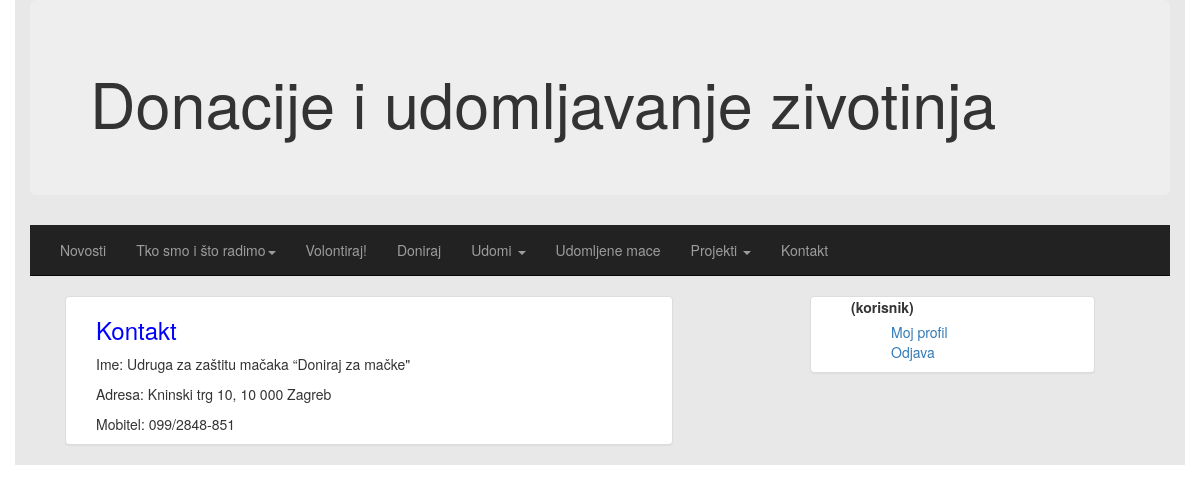
Screenshot of /kontakt.php with the database file from the repository.
### tables this page shows
CREATE TABLE `kontakt` (
  `id` int(11) NOT NULL,
  `naslov` varchar(128) NOT NULL,
  `adresa` varchar(128) NOT NULL,
  `mobitel` varchar(128) NOT NULL,
  `email` varchar(128) NOT NULL
);

### kontakt.php (the view, shortened to what this page needs)
<!DOCTYPE html>
<html>
<head>
  <link rel="stylesheet" href="http://maxcdn.bootstrapcdn.com/bootstrap/3.3.4/css/bootstrap.min.css">
</head>
<body>
<div class="container" style="background-color:#E8E8E8">
  <div class="jumbotron">
    <h1>Donacije i udomljavanje zivotinja</h1>
  </div>
   <div class="navbar navbar-inverse navbar-static-top" role="navigation">
	   <div class="container">
    <div class="navbar-collapse collapse">
     <ul class="nav navbar-nav navbar-center">
       <li clas="active"><a href="index.php">Novosti</a></li>
       <li class="dropdown">
         <a href="#" class="dropdown-toggle" data-toggle="dropdown">Tko smo i što radimo<b class="caret"></b></a>
       </li>
       <li clas="active"><a href="volontiraj.php">Volontiraj!</a></li>
       <li clas="active"><a href="#">Doniraj</a></li>
       <li class="dropdown">
        <a href="#" class="dropdown-toggle" data-toggle="dropdown">Udomi <b class="caret"></b></a>
       </li>
       <li><a href="#">Udomljene mace</a></li>
       <li class="dropdown">
        <a href="#" class="dropdown-toggle" data-toggle="dropdown">Projekti <b class="caret"></b></a>
       </li>
       <li><a href="kontakt.php">Kontakt</a></li>
     </ul>
    </div>
	   </div>
   </div>
    <div clas="col-md-12">
    <div class="col-md-8" style="margin-left:20px">
    <?php
    $mysqli = new mysqli("localhost", "root", "root", "seminar2");
          $query= "SELECT * from kontakt";
          $result=  $mysqli->query($query);
          while($row= $result->fetch_assoc() ){
            echo '<div class="col-md-10 panel panel-default">';
            echo '<div class="col-md-12">';
            echo '<h3 style="color:blue">Kontakt</h3>';
            echo '<p>' . $row['naslov']  . '</p>';
            echo '<p>' . $row['adresa'] . '';
            echo '<p>Mobitel: ' . $row['mobitel'] . '';
            echo '</div>';
            echo '</div>';
            }
    ?>
  </div>
  </div>
   <div class=" nav nav-stacked pull-center col-sm-3 panel panel-default ">
      <ul style="list-style-type:none">
       <li><label> <?php
       if($_SESSION['razina'] === 1){
        echo '(admin)';
      }else{
          echo '(korisnik)';
        }
        ?></label></li>
       <ul style="list-style-type:none">
        <li><a href="mojprofil.php">Moj profil</a></li>
          <li><a href="logout.php">Odjava</a></li>
      </ul>
      </ul>
     </div>
  </div>
</body>
</html>

### rows the page displays
kontakt: naslov "Ime: Udruga za zaštitu mačaka “Doniraj za mačke\"", adresa "Adresa: Kninski trg 10, 10 000 Zagreb", mobitel "099/2848-851"
